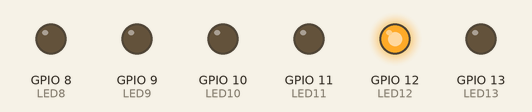
The sketch below on a simulated ESP32-S3. On the bench: output pins drawn as LEDs (lit = HIGH).

Above: at 0.05 s.
At 0.25 s:
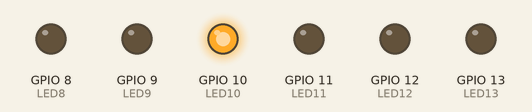
At 0.55 s:
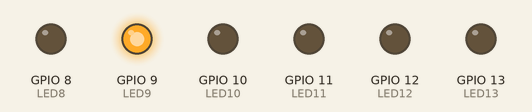
At 0.95 s:
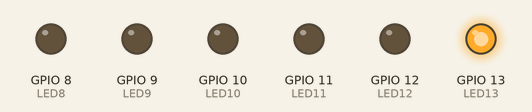
At 1.45 s:
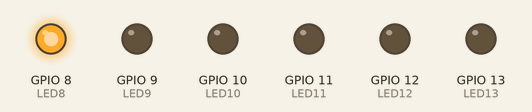
At 2.75 s:
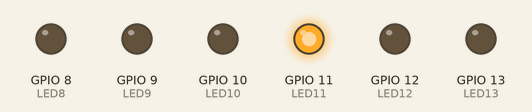
Timing chart, 0 to 3.0 s (numbered marks = the images above):
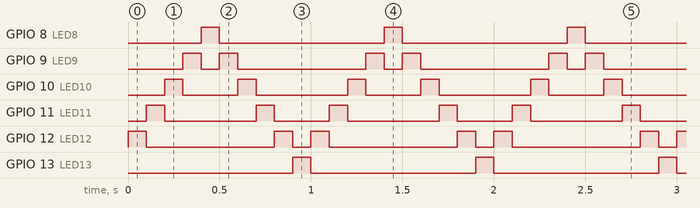

The sketch:

ex3_sequencial.ino
```cpp
/* TERCEIRO PROGRAMA (SEQUÊNCIAL "SUPER MÁQUINA")
   DANIEL RODRIGUES DE SOUSA 02/03/2024 */

#define LED13	13
#define LED12	12
#define LED11	11
#define LED10	10
#define LED9	9
#define LED8	8

void setup()
{
  pinMode(LED13, OUTPUT);
  pinMode(LED12, OUTPUT);
  pinMode(LED11, OUTPUT);
  pinMode(LED10, OUTPUT);
  pinMode(LED9, OUTPUT);
  pinMode(LED8, OUTPUT);
}

void loop()
{
  digitalWrite(LED13, LOW);
  digitalWrite(LED12, HIGH);
  delay(100);

  digitalWrite(LED12, LOW);
  digitalWrite(LED11, HIGH);
  delay(100);

  digitalWrite(LED11, LOW);
  digitalWrite(LED10, HIGH);
  delay(100);

  digitalWrite(LED10, LOW);
  digitalWrite(LED9, HIGH);
  delay(100);

  digitalWrite(LED9, LOW);
  digitalWrite(LED8, HIGH);
  delay(100);

  digitalWrite(LED8, LOW);
  digitalWrite(LED9, HIGH);
  delay(100);

  digitalWrite(LED9, LOW);
  digitalWrite(LED10, HIGH);
  delay(100);

  digitalWrite(LED10, LOW);
  digitalWrite(LED11, HIGH);
  delay(100);

  digitalWrite(LED11, LOW);
  digitalWrite(LED12, HIGH);
  delay(100);

  digitalWrite(LED12, LOW);
  digitalWrite(LED13, HIGH);
  delay(100);
}
```

Measured:
- by itself, GPIO 8 (LED8), GPIO 13 (LED13): alternates HIGH for 0.10 s and LOW for 0.90 s
- by itself, GPIO 9 (LED9): repeats every 1.0 s: LOW 0.10 s, HIGH 0.10 s, LOW 0.70 s, HIGH 0.10 s
- by itself, GPIO 10 (LED10): repeats every 1.0 s: LOW 0.30 s, HIGH 0.10 s, LOW 0.50 s, HIGH 0.10 s
- by itself, GPIO 11 (LED11): repeats every 1.0 s: LOW 0.50 s, HIGH 0.10 s, LOW 0.30 s, HIGH 0.10 s
- by itself, GPIO 12 (LED12): repeats every 1.0 s: LOW 0.70 s, HIGH 0.10 s, LOW 0.10 s, HIGH 0.10 s
